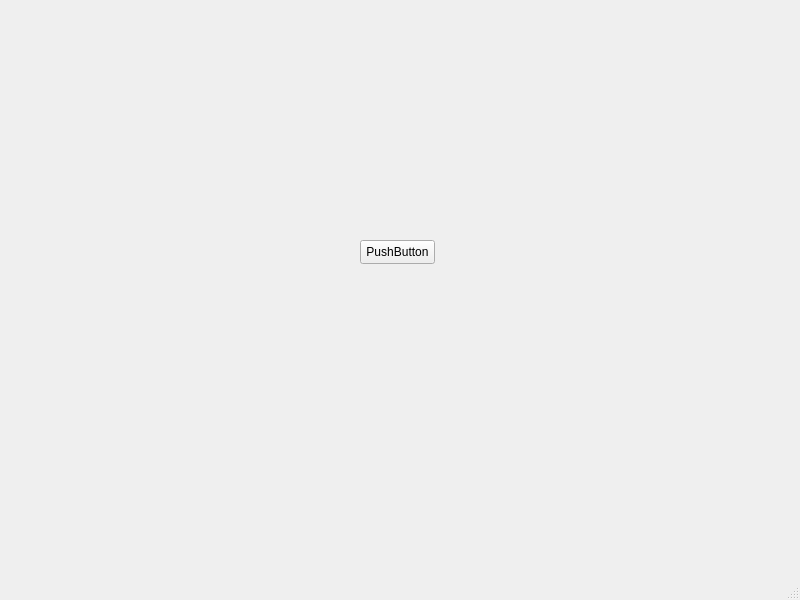
<?xml version="1.0" encoding="UTF-8"?>
<ui version="4.0">
 <class>MainWindow</class>
 <widget class="QMainWindow" name="MainWindow">
  <property name="geometry">
   <rect>
    <x>0</x>
    <y>0</y>
    <width>800</width>
    <height>600</height>
   </rect>
  </property>
  <property name="windowTitle">
   <string>MainWindow</string>
  </property>
  <widget class="QWidget" name="centralwidget">
   <widget class="QPushButton" name="btn_ingresar">
    <property name="geometry">
     <rect>
      <x>360</x>
      <y>240</y>
      <width>75</width>
      <height>24</height>
     </rect>
    </property>
    <property name="text">
     <string>PushButton</string>
    </property>
   </widget>
  </widget>
  <widget class="QMenuBar" name="menubar">
   <property name="geometry">
    <rect>
     <x>0</x>
     <y>0</y>
     <width>800</width>
     <height>22</height>
    </rect>
   </property>
  </widget>
  <widget class="QStatusBar" name="statusbar"/>
 </widget>
 <resources/>
 <connections/>
</ui>
